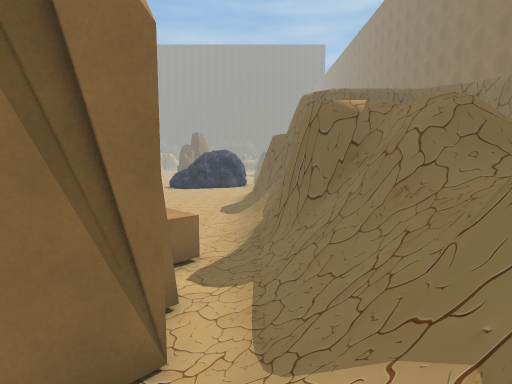
View 1 (above)

24 first-person views from a walk through a Unity game level. The camera is 1.2 m above the floor, tilts 6° down and sees 80° across. The floor is counted in squares, 1 m on a side. Each view is taken from the middle of a square. On the plan, view 1 faces up. The plan holds only what a view shows up to about 13 squares ahead; the rest is blank. The place goes on beyond the plan. The player character is not drawn. Some animated figures are left out. Some surface patterns are stand-ins.

View 2
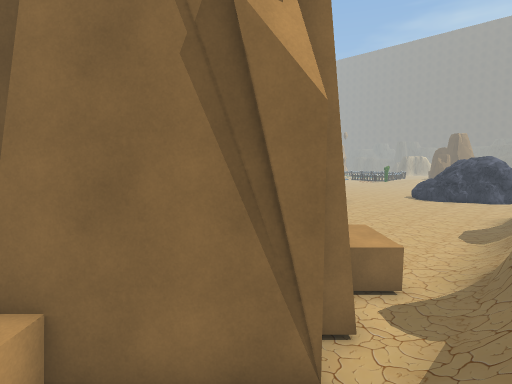

View 3
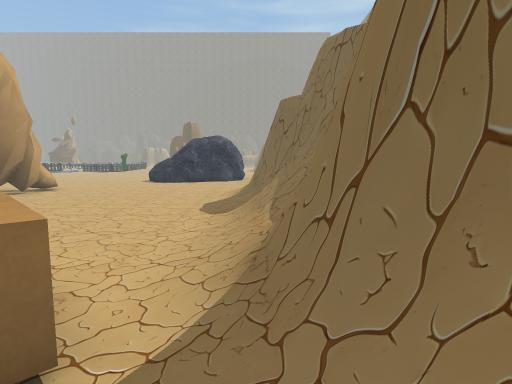

View 4
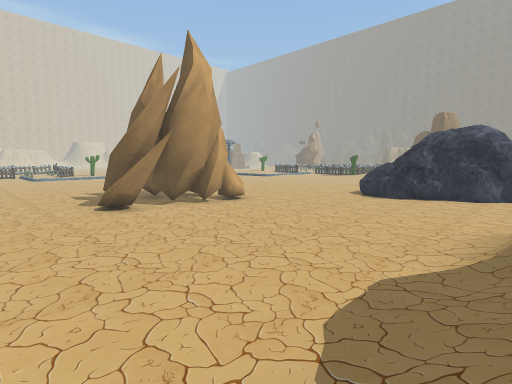

View 5
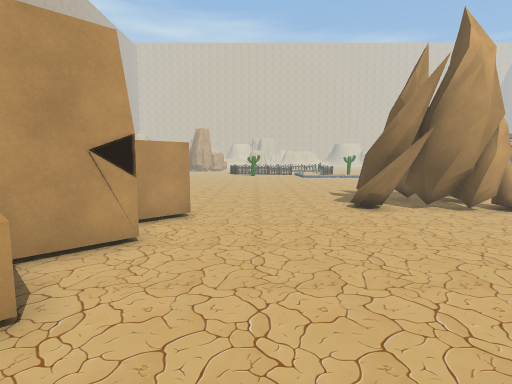

View 6
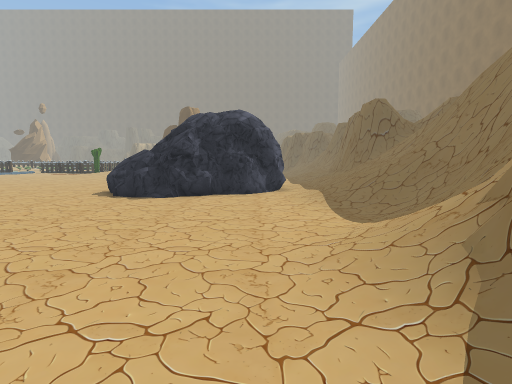

View 7
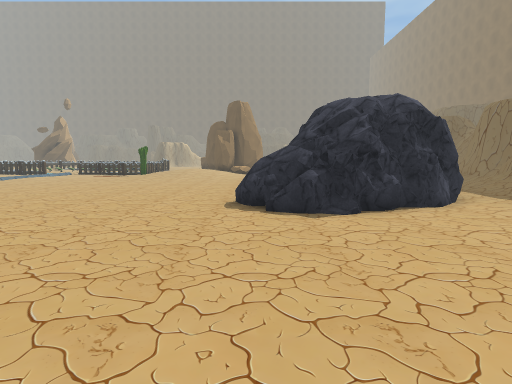

View 8
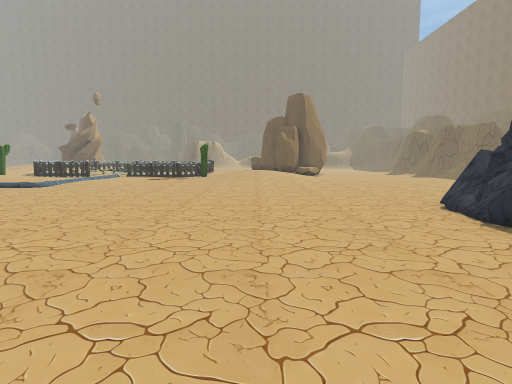

View 9
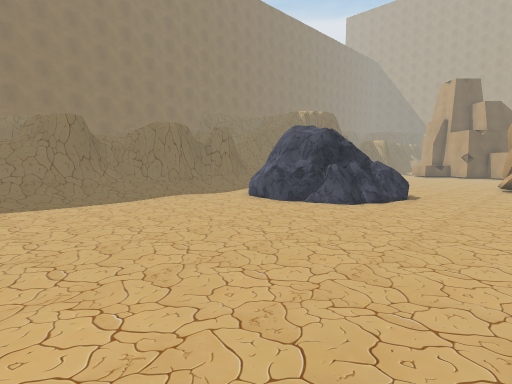

View 10
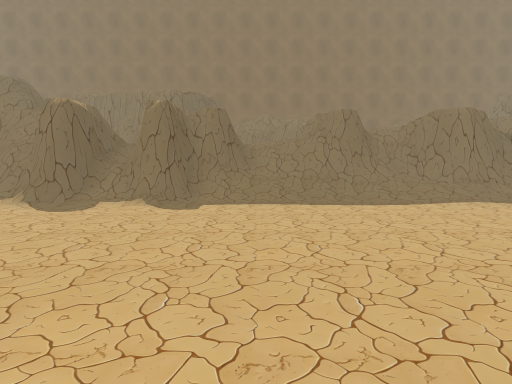

View 11
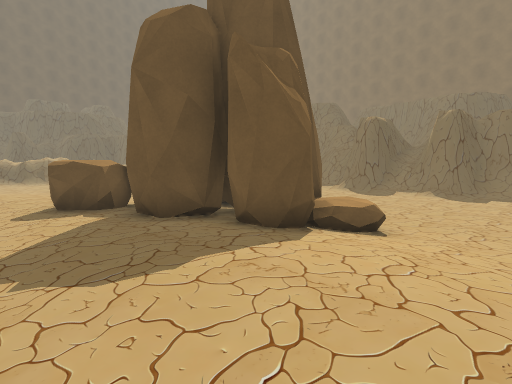

View 12
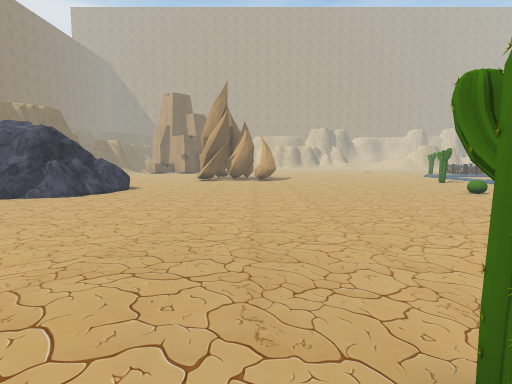

View 13
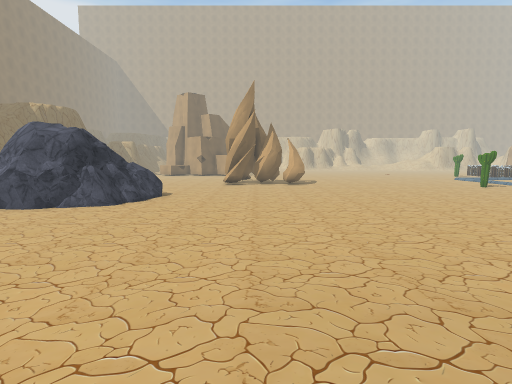

View 14
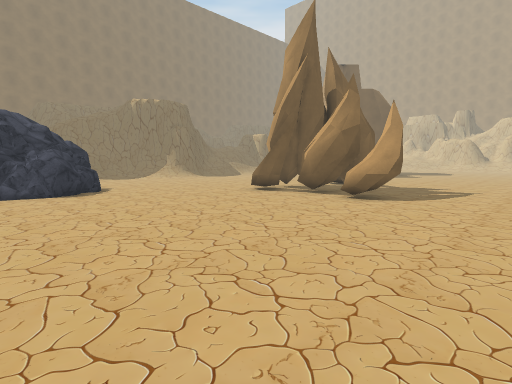

View 15
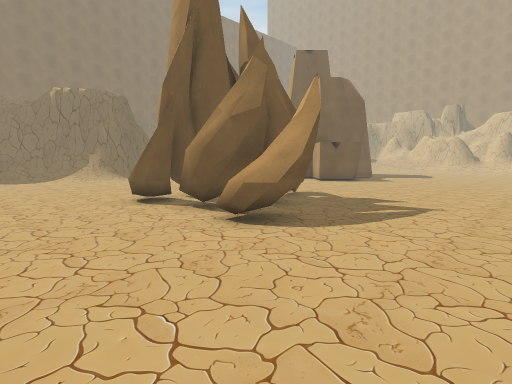

View 16
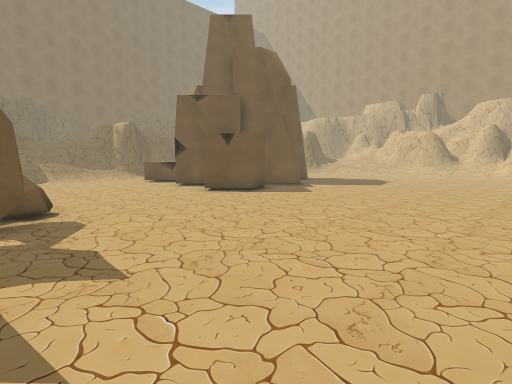

View 17
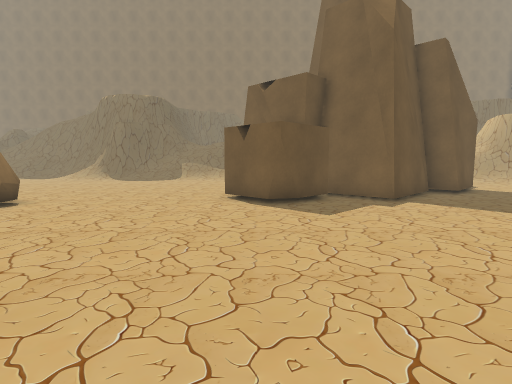

View 18
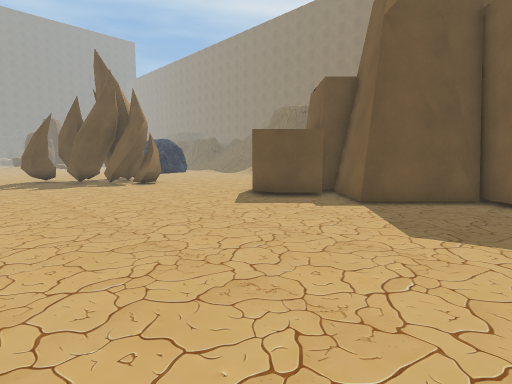

View 19
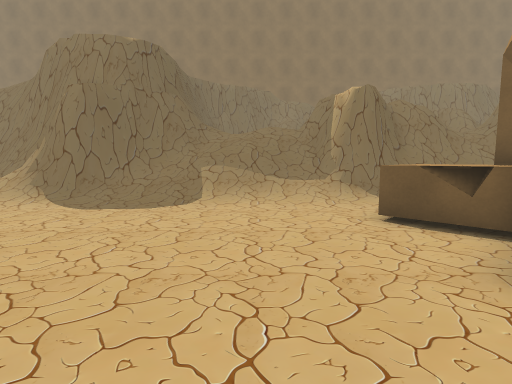

View 20
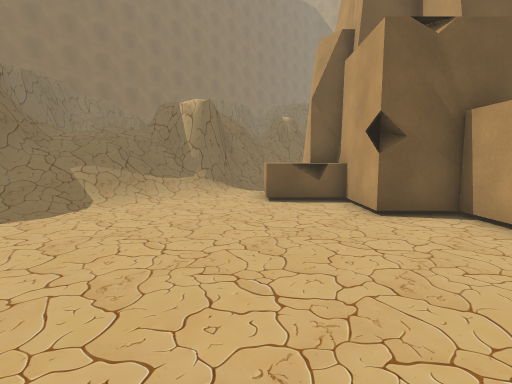

View 21
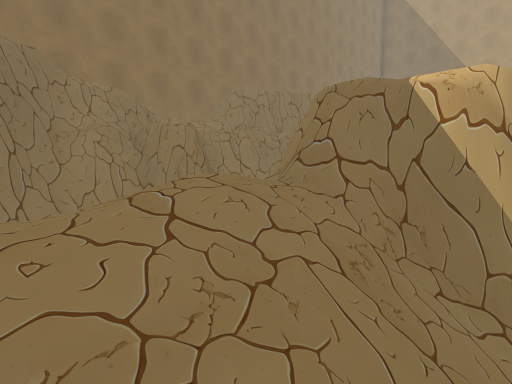

View 22
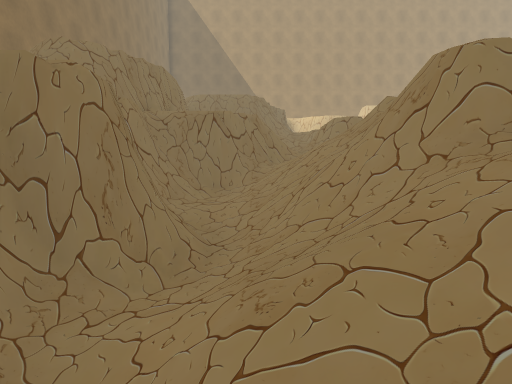

View 23
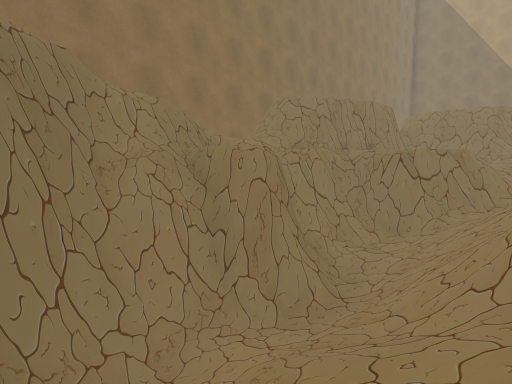

View 24
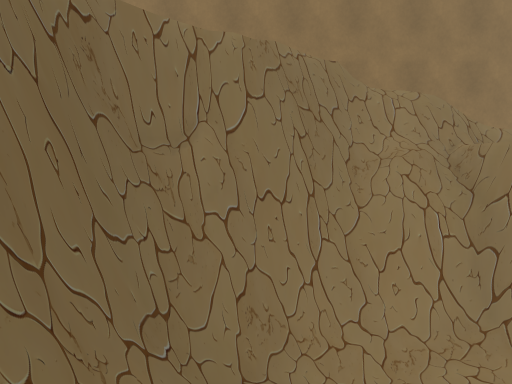

### Floor plan
Key: @ floor where view 1 was taken; # wall or solid block; . main floor; : floor 0.25 m higher than the main floor; + floor 0.5 m higher than the main floor; * floor 0.75 m higher than the main floor; % floor 1.25 m higher than the main floor; & floor 3.5 m higher than the main floor; $ floor 3.75 m higher than the main floor; / step, stairs or slope; = window, fence, low wall or low ledge; ^ raised ledge; v drop or lower ground; O other object.
Columns run from 19 left of view 1 to 9 right of it. Each row starts with its distance up from view 1.
 47       ++O       ...####
 46      :++OOO     .../###
 45      :++OOOOO ...../==
 44      :+++OOO.......=#v
 43      /+*+OOO.......=#v
 42      /+*+//:.......:/#
 41     O++*+/::.......:/##
 40    :O++++:::.......:///
 39   .:::+++::........:///
 38   :::::::::........./##/
 37  :::::::::........../=#=
 36 :::::::::...........:/#
 35 :::::::............://#
 34 ::::...............://=
 33 ...................//*#
 32 ...................//=#
 31 .................  :/##
 30 .............OOOO   /=#
 29 ............OOO    //##
 28 ............OO#    //####
 27 ............OOO  #O//##=#
 26 ............OOOOOO.////
 25 .............OOO..:///=
 24 ..................:///=
 23 ...................///=
 22 ...................:/##v
 21 ...................:/##v
 20 ....OOOOOO........://##
 19 ....OOOOOO........//=#
 18 ....OOOOOO......../=##
 17  ....OOOOO......../##
 16 ......OOOO........:##
 15  ......OOO........:/###
 14 ..................://######
 13 ..................:///== ###
 12 ..................:///// //##
 11 ..................://///// =#
 10 ..................://///////#
  9  .........#.......:/===/////#
  8 .........#####.^^^:=####=/=##
  7  ........######^^^:=##$=#/=##
  6  .........##   ##^./##&////=#
  5  .........##    ##//=v////%##
  4  .........##     #://=/ //==#
  3  .........##     ##//// /####
  2  ..........##   ## /=##/=##$#
  1  ..........##  ##   =#^=== =#
  0  ....... ...#  ^^  @/ ==    #

Where each view was taken, in squares from view 1:
view 1: 0 up, 0 right, facing up
view 2: 0 up, 1 right, facing up-left
view 3: 5 up, 0 right, facing up
view 4: 11 up, 0 right, facing up-left
view 5: 11 up, 0 right, facing left
view 6: 15 up, 2 left, facing up
view 7: 18 up, 7 left, facing up
view 8: 21 up, 12 left, facing up
view 9: 40 up, 12 left, facing down-right
view 10: 40 up, 10 left, facing right
view 11: 40 up, 14 left, facing up-right
view 12: 42 up, 14 left, facing down
view 13: 41 up, 12 left, facing down
view 14: 29 up, 19 left, facing down-right
view 15: 24 up, 19 left, facing down-right
view 16: 16 up, 19 left, facing down-right
view 17: 8 up, 19 left, facing right
view 18: 0 up, 18 left, facing up-right
view 19: 11 up, 9 left, facing right
view 20: 15 up, 9 left, facing down-right
view 21: 12 up, 1 right, facing down-right
view 22: 12 up, 6 right, facing down
view 23: 12 up, 4 right, facing down-right
view 24: 12 up, 4 right, facing right
